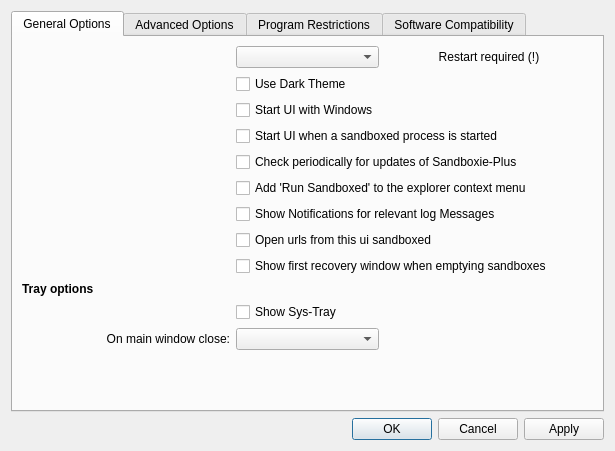
<?xml version="1.0" encoding="UTF-8"?>
<ui version="4.0">
 <class>SettingsWindow</class>
 <widget class="QWidget" name="SettingsWindow">
  <property name="geometry">
   <rect>
    <x>0</x>
    <y>0</y>
    <width>576</width>
    <height>451</height>
   </rect>
  </property>
  <property name="sizePolicy">
   <sizepolicy hsizetype="Preferred" vsizetype="Preferred">
    <horstretch>0</horstretch>
    <verstretch>0</verstretch>
   </sizepolicy>
  </property>
  <property name="minimumSize">
   <size>
    <width>0</width>
    <height>0</height>
   </size>
  </property>
  <property name="maximumSize">
   <size>
    <width>16777215</width>
    <height>16777215</height>
   </size>
  </property>
  <property name="windowTitle">
   <string>SandboxiePlus Settings</string>
  </property>
  <layout class="QVBoxLayout" name="verticalLayout_2">
   <item>
    <layout class="QVBoxLayout" name="verticalLayout">
     <item>
      <widget class="QTabWidget" name="tabs">
       <property name="font">
        <font>
         <kerning>true</kerning>
        </font>
       </property>
       <property name="tabPosition">
        <enum>QTabWidget::North</enum>
       </property>
       <property name="currentIndex">
        <number>0</number>
       </property>
       <widget class="QWidget" name="tabGeneral">
        <attribute name="title">
         <string>General Options</string>
        </attribute>
        <layout class="QGridLayout" name="gridLayout_9">
         <item row="0" column="0">
          <layout class="QGridLayout" name="gridLayout_8">
           <item row="12" column="1">
            <spacer name="verticalSpacer_4">
             <property name="orientation">
              <enum>Qt::Vertical</enum>
             </property>
             <property name="sizeHint" stdset="0">
              <size>
               <width>20</width>
               <height>40</height>
              </size>
             </property>
            </spacer>
           </item>
           <item row="6" column="1" colspan="2">
            <widget class="QCheckBox" name="chkNotifications">
             <property name="text">
              <string>Show Notifications for relevant log Messages</string>
             </property>
             <property name="checked">
              <bool>false</bool>
             </property>
            </widget>
           </item>
           <item row="0" column="1">
            <widget class="QComboBox" name="uiLang"/>
           </item>
           <item row="1" column="1">
            <widget class="QCheckBox" name="chkDarkTheme">
             <property name="text">
              <string>Use Dark Theme</string>
             </property>
             <property name="tristate">
              <bool>true</bool>
             </property>
            </widget>
           </item>
           <item row="10" column="1">
            <widget class="QCheckBox" name="chkShowTray">
             <property name="text">
              <string>Show Sys-Tray</string>
             </property>
            </widget>
           </item>
           <item row="7" column="1" colspan="2">
            <widget class="QCheckBox" name="chkSandboxUrls">
             <property name="text">
              <string>Open urls from this ui sandboxed</string>
             </property>
             <property name="tristate">
              <bool>true</bool>
             </property>
            </widget>
           </item>
           <item row="4" column="1" colspan="2">
            <widget class="QCheckBox" name="chkAutoUpdate">
             <property name="text">
              <string>Check periodically for updates of Sandboxie-Plus</string>
             </property>
            </widget>
           </item>
           <item row="12" column="0">
            <spacer name="horizontalSpacer_9">
             <property name="orientation">
              <enum>Qt::Horizontal</enum>
             </property>
             <property name="sizeHint" stdset="0">
              <size>
               <width>40</width>
               <height>20</height>
              </size>
             </property>
            </spacer>
           </item>
           <item row="0" column="2">
            <widget class="QLabel" name="label">
             <property name="text">
              <string>Restart required (!)</string>
             </property>
             <property name="alignment">
              <set>Qt::AlignCenter</set>
             </property>
            </widget>
           </item>
           <item row="11" column="1">
            <widget class="QComboBox" name="onClose"/>
           </item>
           <item row="2" column="1">
            <widget class="QCheckBox" name="chkAutoStart">
             <property name="text">
              <string>Start UI with Windows</string>
             </property>
            </widget>
           </item>
           <item row="5" column="1" colspan="2">
            <widget class="QCheckBox" name="chkShellMenu">
             <property name="text">
              <string>Add 'Run Sandboxed' to the explorer context menu</string>
             </property>
            </widget>
           </item>
           <item row="11" column="0">
            <widget class="QLabel" name="label_18">
             <property name="text">
              <string>On main window close:</string>
             </property>
             <property name="alignment">
              <set>Qt::AlignRight|Qt::AlignTrailing|Qt::AlignVCenter</set>
             </property>
            </widget>
           </item>
           <item row="12" column="2">
            <spacer name="horizontalSpacer_8">
             <property name="orientation">
              <enum>Qt::Horizontal</enum>
             </property>
             <property name="sizeHint" stdset="0">
              <size>
               <width>40</width>
               <height>20</height>
              </size>
             </property>
            </spacer>
           </item>
           <item row="9" column="0">
            <widget class="QLabel" name="label_5">
             <property name="font">
              <font>
               <weight>75</weight>
               <bold>true</bold>
              </font>
             </property>
             <property name="text">
              <string>Tray options</string>
             </property>
            </widget>
           </item>
           <item row="3" column="1" colspan="2">
            <widget class="QCheckBox" name="chkSvcStart">
             <property name="text">
              <string>Start UI when a sandboxed process is started</string>
             </property>
            </widget>
           </item>
           <item row="8" column="1" colspan="2">
            <widget class="QCheckBox" name="chkShowRecovery">
             <property name="text">
              <string>Show first recovery window when emptying sandboxes</string>
             </property>
            </widget>
           </item>
          </layout>
         </item>
        </layout>
       </widget>
       <widget class="QWidget" name="tabAdvanced">
        <attribute name="title">
         <string>Advanced Options</string>
        </attribute>
        <layout class="QGridLayout" name="gridLayout_6">
         <item row="0" column="0">
          <layout class="QGridLayout" name="gridLayout_5">
           <item row="1" column="2" colspan="4">
            <widget class="QLineEdit" name="fileRoot"/>
           </item>
           <item row="7" column="0" colspan="2">
            <widget class="QLabel" name="label_44">
             <property name="font">
              <font>
               <weight>75</weight>
               <bold>true</bold>
              </font>
             </property>
             <property name="text">
              <string>Config protection</string>
             </property>
            </widget>
           </item>
           <item row="4" column="0" colspan="2">
            <widget class="QLabel" name="label_17">
             <property name="text">
              <string>Sandbox &lt;a href=&quot;sbie://docs/ipcrootpath&quot;&gt;ipc root&lt;/a&gt;: </string>
             </property>
             <property name="alignment">
              <set>Qt::AlignRight|Qt::AlignTrailing|Qt::AlignVCenter</set>
             </property>
             <property name="openExternalLinks">
              <bool>true</bool>
             </property>
            </widget>
           </item>
           <item row="12" column="2">
            <spacer name="verticalSpacer_2">
             <property name="orientation">
              <enum>Qt::Vertical</enum>
             </property>
             <property name="sizeHint" stdset="0">
              <size>
               <width>20</width>
               <height>40</height>
              </size>
             </property>
            </spacer>
           </item>
           <item row="3" column="2" colspan="4">
            <widget class="QLineEdit" name="regRoot"/>
           </item>
           <item row="3" column="0" colspan="2">
            <widget class="QLabel" name="label_16">
             <property name="text">
              <string>Sandbox &lt;a href=&quot;sbie://docs/keyrootpath&quot;&gt;registry root&lt;/a&gt;: </string>
             </property>
             <property name="alignment">
              <set>Qt::AlignRight|Qt::AlignTrailing|Qt::AlignVCenter</set>
             </property>
             <property name="openExternalLinks">
              <bool>true</bool>
             </property>
            </widget>
           </item>
           <item row="4" column="2" colspan="4">
            <widget class="QLineEdit" name="ipcRoot"/>
           </item>
           <item row="11" column="1" colspan="5">
            <widget class="QCheckBox" name="chkClearPass">
             <property name="text">
              <string>Clear password when main window becomes hidden</string>
             </property>
            </widget>
           </item>
           <item row="10" column="1" colspan="5">
            <widget class="QCheckBox" name="chkAdminOnlyFP">
             <property name="text">
              <string>Only Administrator user accounts can use Disable Forced Programs command</string>
             </property>
            </widget>
           </item>
           <item row="1" column="0" colspan="2">
            <widget class="QLabel" name="label_15">
             <property name="text">
              <string>Sandbox &lt;a href=&quot;sbie://docs/filerootpath&quot;&gt;file system root&lt;/a&gt;: </string>
             </property>
             <property name="alignment">
              <set>Qt::AlignRight|Qt::AlignTrailing|Qt::AlignVCenter</set>
             </property>
             <property name="openExternalLinks">
              <bool>true</bool>
             </property>
            </widget>
           </item>
           <item row="2" column="2">
            <widget class="QCheckBox" name="chkSeparateUserFolders">
             <property name="text">
              <string>Separate user folders</string>
             </property>
            </widget>
           </item>
           <item row="12" column="1">
            <spacer name="horizontalSpacer_4">
             <property name="orientation">
              <enum>Qt::Horizontal</enum>
             </property>
             <property name="sizeHint" stdset="0">
              <size>
               <width>40</width>
               <height>20</height>
              </size>
             </property>
            </spacer>
           </item>
           <item row="8" column="1" colspan="5">
            <widget class="QCheckBox" name="chkAdminOnly">
             <property name="text">
              <string>Only Administrator user accounts can make changes</string>
             </property>
            </widget>
           </item>
           <item row="9" column="1" colspan="4">
            <widget class="QCheckBox" name="chkPassRequired">
             <property name="text">
              <string>Password must be entered in order to make changes</string>
             </property>
            </widget>
           </item>
           <item row="9" column="5">
            <widget class="QPushButton" name="btnSetPassword">
             <property name="text">
              <string>Change Password</string>
             </property>
            </widget>
           </item>
           <item row="2" column="5">
            <widget class="QCheckBox" name="chkAutoRoot">
             <property name="text">
              <string>Portable root folder</string>
             </property>
            </widget>
           </item>
           <item row="1" column="6">
            <widget class="QPushButton" name="btnBrowse">
             <property name="maximumSize">
              <size>
               <width>23</width>
               <height>16777215</height>
              </size>
             </property>
             <property name="text">
              <string>...</string>
             </property>
            </widget>
           </item>
           <item row="12" column="3">
            <spacer name="horizontalSpacer">
             <property name="orientation">
              <enum>Qt::Horizontal</enum>
             </property>
             <property name="sizeHint" stdset="0">
              <size>
               <width>40</width>
               <height>20</height>
              </size>
             </property>
            </spacer>
           </item>
           <item row="12" column="4">
            <spacer name="horizontalSpacer_5">
             <property name="orientation">
              <enum>Qt::Horizontal</enum>
             </property>
             <property name="sizeHint" stdset="0">
              <size>
               <width>40</width>
               <height>20</height>
              </size>
             </property>
            </spacer>
           </item>
           <item row="0" column="0">
            <widget class="QLabel" name="label_43">
             <property name="font">
              <font>
               <weight>75</weight>
               <bold>true</bold>
              </font>
             </property>
             <property name="text">
              <string>Sandbox default</string>
             </property>
            </widget>
           </item>
           <item row="5" column="0" colspan="2">
            <widget class="QLabel" name="label_45">
             <property name="font">
              <font>
               <weight>75</weight>
               <bold>true</bold>
              </font>
             </property>
             <property name="text">
              <string>Other settings</string>
             </property>
            </widget>
           </item>
           <item row="6" column="1" colspan="5">
            <widget class="QCheckBox" name="chkWatchConfig">
             <property name="text">
              <string>Watch Sandboxie.ini for changes</string>
             </property>
            </widget>
           </item>
          </layout>
         </item>
        </layout>
       </widget>
       <widget class="QWidget" name="tabAlerts">
        <attribute name="title">
         <string>Program Restrictions</string>
        </attribute>
        <layout class="QGridLayout" name="gridLayout_2">
         <item row="0" column="0">
          <layout class="QGridLayout" name="gridLayout">
           <item row="2" column="0" rowspan="4">
            <widget class="QTreeWidget" name="treeWarnProgs">
             <column>
              <property name="text">
               <string>Name</string>
              </property>
             </column>
             <column>
              <property name="text">
               <string>Path</string>
              </property>
             </column>
            </widget>
           </item>
           <item row="5" column="1">
            <widget class="QPushButton" name="btnDelWarnProg">
             <property name="text">
              <string>Remove Program</string>
             </property>
            </widget>
           </item>
           <item row="4" column="1">
            <spacer name="verticalSpacer">
             <property name="orientation">
              <enum>Qt::Vertical</enum>
             </property>
             <property name="sizeHint" stdset="0">
              <size>
               <width>20</width>
               <height>40</height>
              </size>
             </property>
            </spacer>
           </item>
           <item row="2" column="1">
            <widget class="QPushButton" name="btnAddWarnProg">
             <property name="text">
              <string>Add Program</string>
             </property>
            </widget>
           </item>
           <item row="1" column="0" colspan="2">
            <widget class="QLabel" name="label_2">
             <property name="text">
              <string>When any of the following programs is launched outside any sandbox, Sandboxie will issue message SBIE1301.</string>
             </property>
             <property name="wordWrap">
              <bool>true</bool>
             </property>
            </widget>
           </item>
           <item row="3" column="1">
            <widget class="QPushButton" name="btnAddWarnFolder">
             <property name="text">
              <string>Add Folder</string>
             </property>
            </widget>
           </item>
           <item row="0" column="0">
            <widget class="QCheckBox" name="chkStartBlock">
             <property name="text">
              <string>Prevent the listed programs from starting on this system</string>
             </property>
            </widget>
           </item>
          </layout>
         </item>
         <item row="1" column="0">
          <widget class="QCheckBox" name="chkStartBlockMsg">
           <property name="text">
            <string>Issue message 1308 when a program fails to start</string>
           </property>
          </widget>
         </item>
        </layout>
       </widget>
       <widget class="QWidget" name="tabCompat">
        <attribute name="title">
         <string>Software Compatibility</string>
        </attribute>
        <layout class="QGridLayout" name="gridLayout_4">
         <item row="0" column="0">
          <layout class="QGridLayout" name="gridLayout_3">
           <item row="4" column="0">
            <widget class="QCheckBox" name="chkNoCompat">
             <property name="text">
              <string>In the future, don't check software compatibility</string>
             </property>
            </widget>
           </item>
           <item row="1" column="1">
            <widget class="QPushButton" name="btnAddCompat">
             <property name="text">
              <string>Enable</string>
             </property>
            </widget>
           </item>
           <item row="3" column="1">
            <widget class="QPushButton" name="btnDelCompat">
             <property name="text">
              <string>Disable</string>
             </property>
            </widget>
           </item>
           <item row="1" column="0" rowspan="3">
            <widget class="QTreeWidget" name="treeCompat">
             <column>
              <property name="text">
               <string>Name</string>
              </property>
             </column>
            </widget>
           </item>
           <item row="2" column="1">
            <spacer name="verticalSpacer_3">
             <property name="orientation">
              <enum>Qt::Vertical</enum>
             </property>
             <property name="sizeHint" stdset="0">
              <size>
               <width>20</width>
               <height>40</height>
              </size>
             </property>
            </spacer>
           </item>
           <item row="0" column="0" colspan="2">
            <widget class="QLabel" name="label_3">
             <property name="text">
              <string>Sandboxie has detected the following software applications in your system. Click OK to apply configuration settings, which will improve compatibility with these applications. These configuration settings will have effect in all existing sandboxes and in any new sandboxes.</string>
             </property>
             <property name="wordWrap">
              <bool>true</bool>
             </property>
            </widget>
           </item>
          </layout>
         </item>
        </layout>
       </widget>
      </widget>
     </item>
     <item>
      <widget class="QDialogButtonBox" name="buttonBox">
       <property name="standardButtons">
        <set>QDialogButtonBox::Apply|QDialogButtonBox::Cancel|QDialogButtonBox::Ok</set>
       </property>
      </widget>
     </item>
    </layout>
   </item>
  </layout>
 </widget>
 <tabstops>
  <tabstop>tabs</tabstop>
  <tabstop>uiLang</tabstop>
  <tabstop>chkDarkTheme</tabstop>
  <tabstop>chkAutoStart</tabstop>
  <tabstop>chkSvcStart</tabstop>
  <tabstop>chkAutoUpdate</tabstop>
  <tabstop>chkShellMenu</tabstop>
  <tabstop>chkNotifications</tabstop>
  <tabstop>chkSandboxUrls</tabstop>
  <tabstop>chkShowRecovery</tabstop>
  <tabstop>chkShowTray</tabstop>
  <tabstop>onClose</tabstop>
  <tabstop>fileRoot</tabstop>
  <tabstop>btnBrowse</tabstop>
  <tabstop>chkSeparateUserFolders</tabstop>
  <tabstop>chkAutoRoot</tabstop>
  <tabstop>regRoot</tabstop>
  <tabstop>ipcRoot</tabstop>
  <tabstop>chkWatchConfig</tabstop>
  <tabstop>chkAdminOnly</tabstop>
  <tabstop>chkPassRequired</tabstop>
  <tabstop>btnSetPassword</tabstop>
  <tabstop>chkAdminOnlyFP</tabstop>
  <tabstop>chkClearPass</tabstop>
  <tabstop>chkStartBlock</tabstop>
  <tabstop>treeWarnProgs</tabstop>
  <tabstop>btnAddWarnProg</tabstop>
  <tabstop>btnAddWarnFolder</tabstop>
  <tabstop>btnDelWarnProg</tabstop>
  <tabstop>chkStartBlockMsg</tabstop>
  <tabstop>treeCompat</tabstop>
  <tabstop>btnAddCompat</tabstop>
  <tabstop>btnDelCompat</tabstop>
  <tabstop>chkNoCompat</tabstop>
 </tabstops>
 <resources/>
 <connections/>
</ui>
